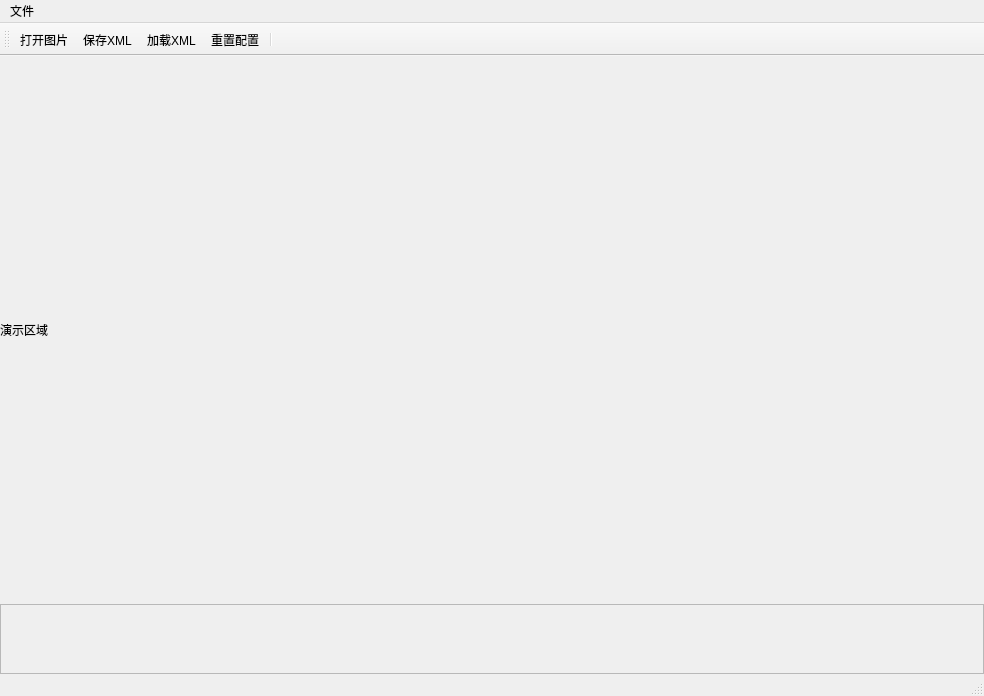
<?xml version="1.0" encoding="UTF-8"?>
<ui version="4.0">
 <class>MainWindow</class>
 <widget class="QMainWindow" name="MainWindow">
  <property name="geometry">
   <rect>
    <x>0</x>
    <y>0</y>
    <width>984</width>
    <height>696</height>
   </rect>
  </property>
  <property name="windowTitle">
   <string>MainWindow</string>
  </property>
  <widget class="QWidget" name="centralWidget">
   <layout class="QHBoxLayout" name="horizontalLayout_2">
    <property name="spacing">
     <number>0</number>
    </property>
    <property name="leftMargin">
     <number>0</number>
    </property>
    <property name="topMargin">
     <number>0</number>
    </property>
    <property name="rightMargin">
     <number>0</number>
    </property>
    <property name="bottomMargin">
     <number>0</number>
    </property>
    <item>
     <layout class="QVBoxLayout" name="verticalLayout" stretch="15,0">
      <property name="spacing">
       <number>0</number>
      </property>
      <item>
       <widget class="QLabel" name="label">
        <property name="lineWidth">
         <number>40</number>
        </property>
        <property name="text">
         <string>演示区域</string>
        </property>
        <property name="textFormat">
         <enum>Qt::RichText</enum>
        </property>
       </widget>
      </item>
      <item>
       <widget class="QScrollArea" name="scrollArea">
        <property name="verticalScrollBarPolicy">
         <enum>Qt::ScrollBarAlwaysOff</enum>
        </property>
        <property name="horizontalScrollBarPolicy">
         <enum>Qt::ScrollBarAlwaysOff</enum>
        </property>
        <property name="widgetResizable">
         <bool>true</bool>
        </property>
        <widget class="QWidget" name="scrollAreaWidgetContents">
         <property name="geometry">
          <rect>
           <x>0</x>
           <y>0</y>
           <width>980</width>
           <height>68</height>
          </rect>
         </property>
        </widget>
       </widget>
      </item>
     </layout>
    </item>
   </layout>
  </widget>
  <widget class="QToolBar" name="mainToolBar">
   <attribute name="toolBarArea">
    <enum>TopToolBarArea</enum>
   </attribute>
   <attribute name="toolBarBreak">
    <bool>false</bool>
   </attribute>
   <addaction name="actionOpenImage"/>
   <addaction name="actionSaveXml"/>
   <addaction name="actionLoadXml"/>
   <addaction name="actionResetConfig"/>
   <addaction name="separator"/>
  </widget>
  <widget class="QStatusBar" name="statusBar"/>
  <widget class="QMenuBar" name="menuBar">
   <property name="geometry">
    <rect>
     <x>0</x>
     <y>0</y>
     <width>984</width>
     <height>23</height>
    </rect>
   </property>
   <widget class="QMenu" name="menuOpenPic">
    <property name="title">
     <string>文件</string>
    </property>
    <addaction name="actionOpenImage"/>
    <addaction name="actionSaveXml"/>
    <addaction name="actionLoadXml"/>
    <addaction name="actionResetConfig"/>
   </widget>
   <addaction name="menuOpenPic"/>
  </widget>
  <action name="actionOpenImage">
   <property name="icon">
    <iconset resource="res.qrc">
     <normaloff>:/new/icon/stylesheet/info.png</normaloff>:/new/icon/stylesheet/info.png</iconset>
   </property>
   <property name="text">
    <string>打开图片</string>
   </property>
  </action>
  <action name="actionSaveXml">
   <property name="icon">
    <iconset resource="res.qrc">
     <normaloff>:/new/icon/stylesheet/error.png</normaloff>:/new/icon/stylesheet/error.png</iconset>
   </property>
   <property name="text">
    <string>保存XML</string>
   </property>
  </action>
  <action name="actionLoadXml">
   <property name="icon">
    <iconset resource="res.qrc">
     <normaloff>:/new/icon/stylesheet/radio_selected.png</normaloff>:/new/icon/stylesheet/radio_selected.png</iconset>
   </property>
   <property name="text">
    <string>加载XML</string>
   </property>
  </action>
  <action name="actionResetConfig">
   <property name="icon">
    <iconset resource="res.qrc">
     <normaloff>:/new/icon/stylesheet/radio_normal.png</normaloff>:/new/icon/stylesheet/radio_normal.png</iconset>
   </property>
   <property name="text">
    <string>重置配置</string>
   </property>
  </action>
  <action name="actionRaTry">
   <property name="text">
    <string>撤销</string>
   </property>
  </action>
 </widget>
 <layoutdefault spacing="6" margin="11"/>
 <resources>
  <include location="res.qrc"/>
 </resources>
 <connections/>
</ui>
